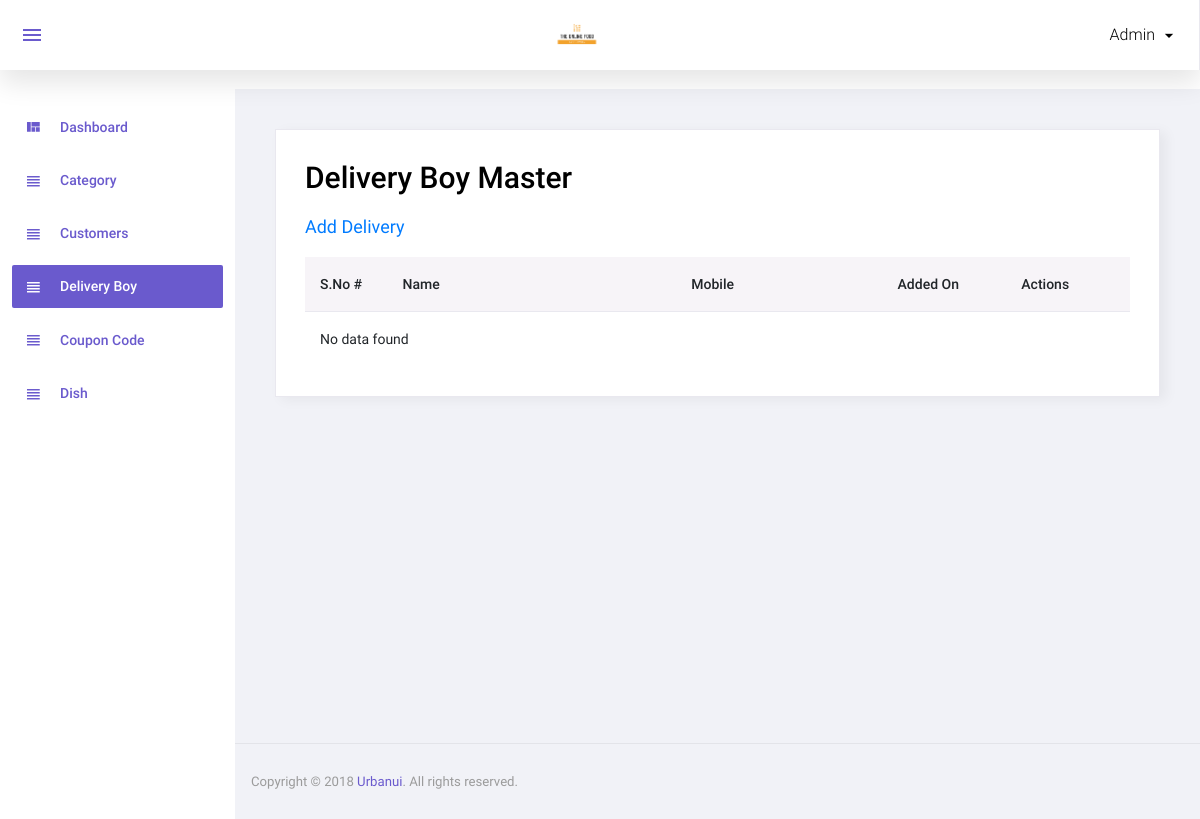
The page /admin/delivery_boy.php (signed in) on the database as committed earlier.
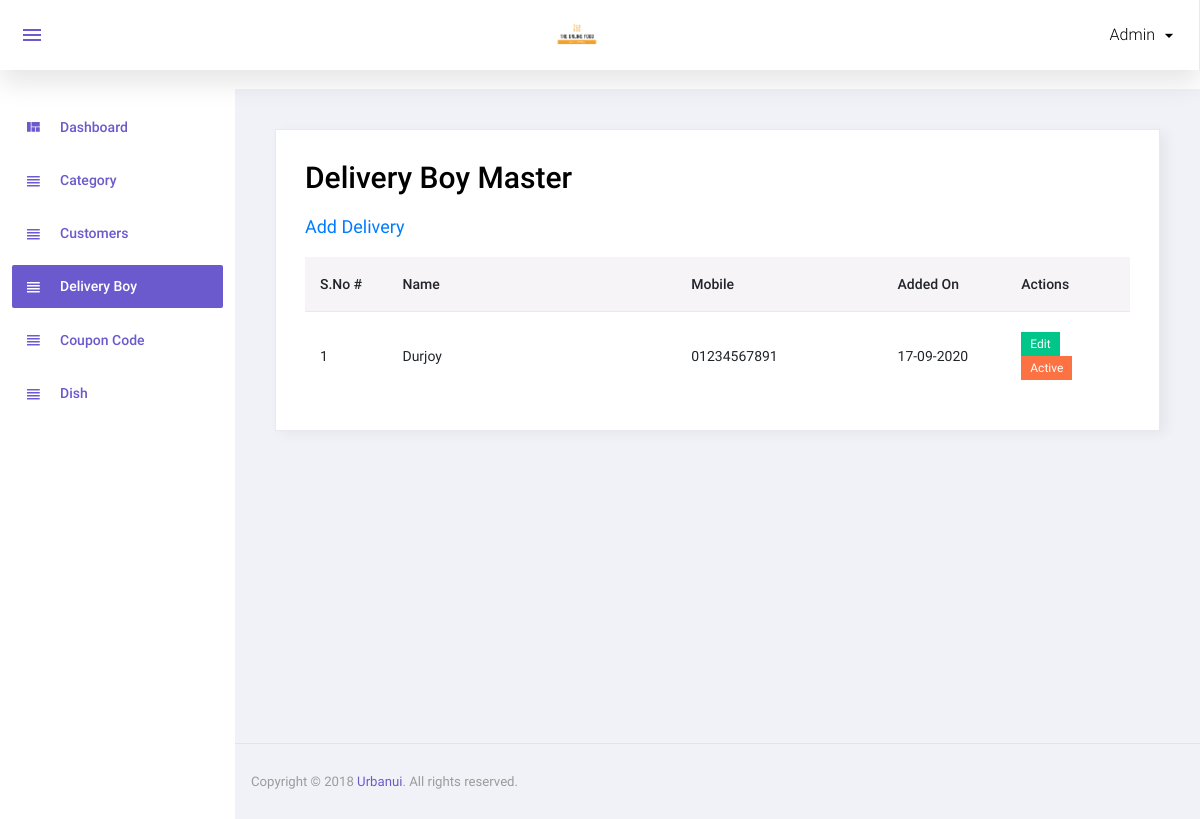
The same page on the database as committed later.
### tables this page shows
CREATE TABLE `delivery_boy` (
  `id` int(11) NOT NULL,
  `name` varchar(50) NOT NULL,
  `mobile` varchar(50) NOT NULL,
  `password` varchar(50) NOT NULL,
  `status` int(11) NOT NULL,
  `added_on` datetime NOT NULL
);

### admin/delivery_boy.php (the view, shortened to what this page needs)
<?php
include('top.php');
$sql="select * from delivery_boy order by id desc";
$res=mysqli_query($con,$sql);
?>
<div class="card">
    <div class="card-body">
        <h1 class="grid_title">Delivery Boy Master</h1>
        <a href="manage_delivery_boy.php" class="add_link">Add Delivery</a>
        <div class="row grid_box">
            <div class="col-12">
                <div class="table-responsive">
                    <table id="order-listing" class="table">
                        <thead>
                        <tr>
                            <th width="10%">S.No #</th>
                            <th width="35%">Name</th>
                            <th width="25%">Mobile</th>
                            <th width="15%">Added On</th>
                            <th width="20%">Actions</th>
                        </tr>
                        </thead>
                        <tbody>
                        <?php if(mysqli_num_rows($res)>0){
                            $i=1;
                            while($row=mysqli_fetch_assoc($res)){
                                ?>
                                <tr>
                                    <td><?php echo $i?></td>
                                    <td><?php echo $row['name']?></td>
                                    <td><?php echo $row['mobile']?></td>
                                    <td>
                                        <?php
                                        $dateStr=strtotime($row['added_on']);
                                        echo date('d-m-Y',$dateStr);
                                        ?>
                                    </td>
                                    <td>
                                        <a href="manage_delivery_boy.php?id=<?php echo $row['id']?>"><label class="badge badge-success hand_cursor">Edit</label></a>&nbsp;
                                        <?php
                                        if($row['status']==1){
                                            ?>
                                            <a href="?id=<?php echo $row['id']?>&type=deactive"><label class="badge badge-danger hand_cursor">Active</label></a>
                                            <?php
                                        }else{
                                            ?>
                                            <a href="?id=<?php echo $row['id']?>&type=active"><label class="badge badge-info hand_cursor">Deactive</label></a>
                                            <?php
                                        }
                                        ?>
                                    </td>
                                </tr>
                                <?php
                                $i++;
                            } } else { ?>
                            <tr>
                                <td colspan="5">No data found</td>
                            </tr>
                        <?php } ?>
                        </tbody>
                    </table>
                </div>
            </div>
        </div>
    </div>
</div>
<?php include('footer.php');?>

Rows that differ between the two databases and show on the page:
added delivery_boy: name "Durjoy", mobile "01234567891", added_on "17-09-2020"
Other text that changed with them:
text no longer shown: "No data found"
